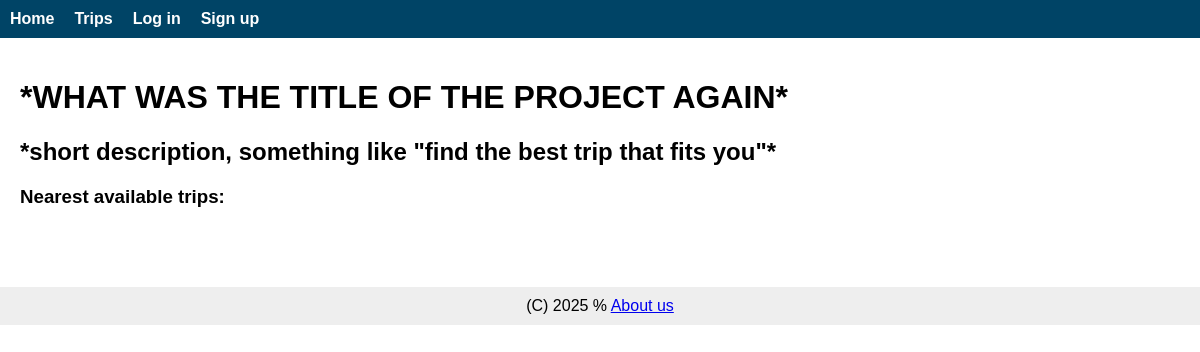
Page /adventures/ on the earlier database version.
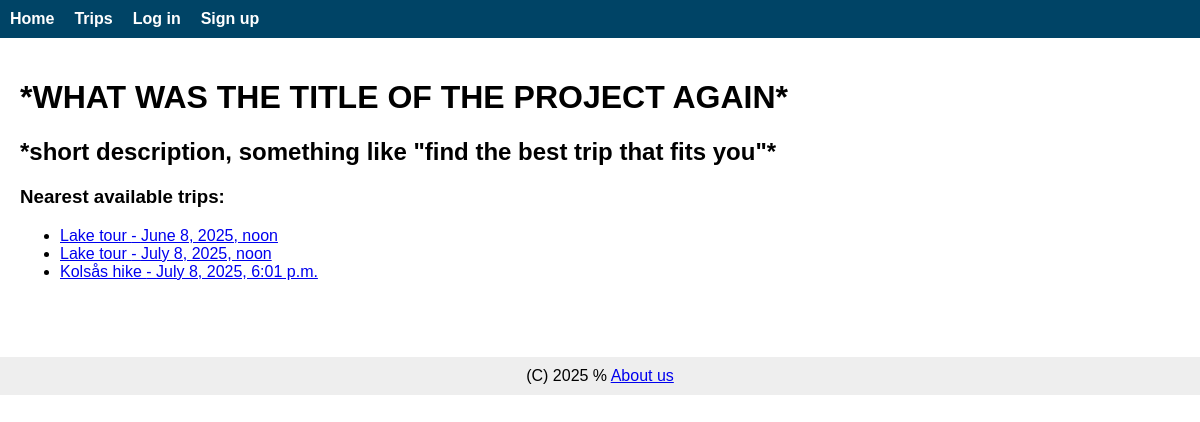
Same page on the later database version.
### AdventureApp/models.py (models this page shows, shortened)
class Schedule(models.Model):
    trip=models.ForeignKey(Trip,on_delete=models.CASCADE)
    start=models.DateTimeField()
    end=models.DateTimeField()
    price=models.DecimalField(max_digits=12,decimal_places=2)
    maxattendants=models.IntegerField()
    attendants=models.ManyToManyField(Customer, blank=True)
    guides=models.ManyToManyField(Guide)
    class Meta:
        constraints=[
            models.CheckConstraint(
                check=models.Q(
                    start__lte=models.F("end")
                ),
                name="starts_earlier_than_finishes"
            )
        ]

class Trip(models.Model):
    title=models.CharField(max_length=255)
    description=models.TextField()
    tags=models.ManyToManyField(Tag)
    difficulty=models.ForeignKey(Difficulty, on_delete=models.RESTRICT)    #Or models.SET_NULL or models.CASCADE

### AdventureApp/views.py (the view)
# urls.py: path("",views.view_mainpage,name="main_page"),
def view_mainpage(request):
    tripsdb=Trip.objects.all
    availsched=Schedule.objects.annotate(att_count=Count("attendants")).filter(start__gt=datetime.today().date(), att_count__lt=F("maxattendants")).order_by('start')
    return render(request, "MainPage.html",
                  {
                      "trips":tripsdb,
                      "availsched":availsched
                  })

### AdventureApp/templates/MainPage.html (shortened to what this page needs)
{% extends "BaseTempl.html" %}
{% block body %}
<h1>*WHAT WAS THE TITLE OF THE PROJECT AGAIN*</h1>
<h2>*short description, something like "find the best trip that fits you"*</h2>
<h3>Nearest available trips:</h3>
<ul>
    {% for s in availsched %}
    <li><a href="{% url 'trip' s.trip.id %}">{{s.trip.title}} - {{s.start}}</a></li>
    {% endfor %}
</ul>
{% endblock body %}

Differences in the rows shown:
added Schedule: trip "Lake tour", start "June 8, 2025, noon"
added Schedule: trip "Lake tour", start "July 8, 2025, noon"
added Schedule: trip "Kolsås hike", start "July 8, 2025, 6:01 p.m."
